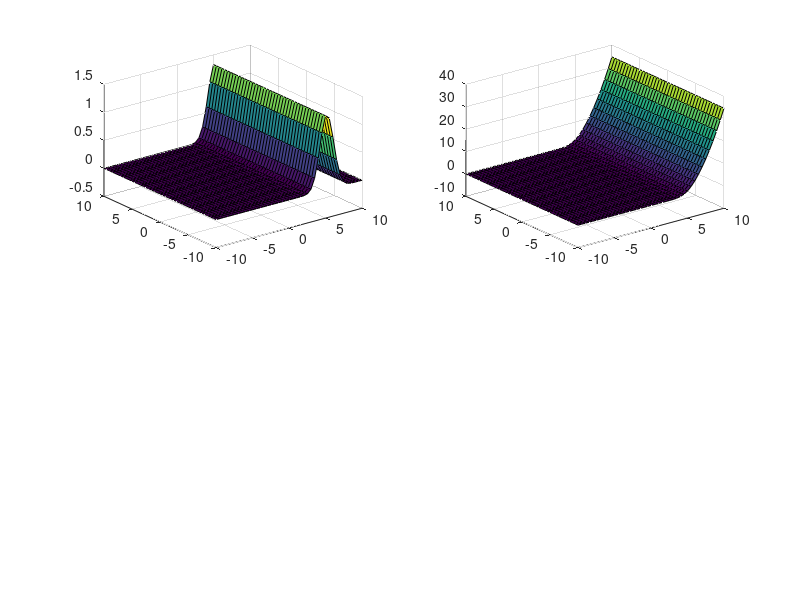

MATLAB code for this plot:
clear all;
clc;
sigx=1;
sigy=1;
ro=0.8;
mix=5;
miy=5;
figure(1);
subplot(2,2,1);
x = -10:0.5:10;
y=x;
[X,Y] = meshgrid(x);
F = X.*1/(2.*pi.*sigx.*sigy.*(1-ro.^2).^(1/2)).*exp(-1/(2.*(1-ro.^2)).*(((x-mix).^2/sigx.^2+(y-miy).^2/sigy.^2)-2.*ro.*(x-mix).*(y-miy)/(sigx.*sigy)));
surf(X,Y,F)
dx=0.5
dystx=cumsum(1/(2.*pi.*sigx.*sigy.*(1-ro.^2).^(1/2)).*exp(-1/(2.*(1-ro.^2)).*(((x-mix).^2/sigx.^2+(y-miy).^2/sigy.^2)-2.*ro.*(x-mix).*(y-miy)/(sigx.*sigy)))).*dx;
dysty=cumsum(dystx,2).*dx;
dyst=dysty;
R = X.*dyst;
subplot(2,2,2);
surf(X,Y,R);
%wartosc_o=integral(rozklad(x,y),-inf,inf);
%function [n] = rozklad (x,y)
%sigx=1;
%sigy=1;
%ro=0.8;
%mix=5;
%miy=5;
%1/(2.*pi.*sigx.*sigy.*(1-ro.^2).^(1/2)).*exp(-1/(2.*(1-ro.^2)).*(((x-mix).^2/sigx.^2+(y-miy).^2/sigy.^2)-2.*ro.*(x-mix).*(y-miy)/(sigx.*sigy)));
%end